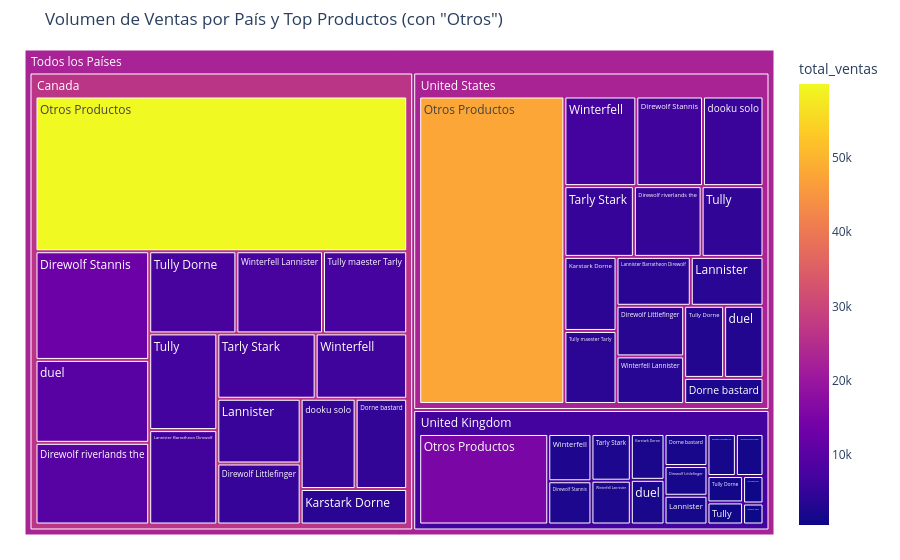

Write notebook code for a chart like this one.
### Markdown cell above
## Ejercicio 6: Tres variables.

### Code cell
# Hago un merge para tener las transacciones, los productos y su pais:

df_productos_pais = pd.merge(df_transacciones_exitosas_pais, df_products_transactions,
                     left_on='id_x', right_on='transaction_id',
                     how='inner')

df_nombre_productos_pais = pd.merge(df_productos_pais, df_products,
                                    left_on='product_id', right_on= 'id',
                                    how='inner')


# Creamos un df con todos los datos que interesan:
df_ventas_productos_pais = df_nombre_productos_pais.groupby(['country', 'product_name'], as_index = False).agg(total_ventas=('amount', 'sum'))


# Creamos una variable que contenga el topN de productos mas vendidos por pais:
N = 15
top_N = df_ventas_productos_pais.groupby('country', group_keys=False).head(N)


# Creamos otra variable con el resto de productos y una clave única para cada fila (país + producto) en un TEMPORAL df_productos
df_productos_temp = df_ventas_productos_pais.copy() # Trabajar en una copia para la creación de 'key'

df_productos_temp['key'] = df_productos_temp['country'].astype(str) + '_' + df_productos_temp['product_name'].astype(str)
top_N['key'] = top_N['country'].astype(str) + '_' + top_N['product_name'].astype(str) # Asegurarse que top_N también tenga 'key'

# Identificamos las claves que están en el Top N
top_N_keys = top_N['key'].tolist()

# Filtramos df_productos para obtener solo las filas cuyas claves NO están en top_N_keys
otros_productos = df_productos_temp[~df_productos_temp['key'].isin(top_N_keys)]

# Eliminamos la columna 'key' auxiliar, ya no la necesitamos
top_N = top_N.drop(columns=['key'])
otros_productos = otros_productos.drop(columns=['key'])

# Agrupamos por país y sumamos las ventas de los productos "Otros"
ventas_otros_por_pais = otros_productos.groupby('country')['total_ventas'].sum().reset_index()

# Añadimos la columna 'product_name' con el valor 'Otros'
ventas_otros_por_pais['product_name'] = 'Otros Productos'


# unificar ambos df
# Usamos pd.concat para unir los dos DataFrames verticalmente
df_final_treemap = pd.concat([top_N, ventas_otros_por_pais], ignore_index=True)

# Ordenar por país y luego por ventas descendentes.
df_final_treemap = df_final_treemap.sort_values(by=['country', 'total_ventas'], ascending=[True, False])

# El gráfico:
fig = px.treemap(df_final_treemap,
                 path=[px.Constant("Todos los Países"), 'country', 'product_name'], # Jerarquía
                 values='total_ventas',                 
                 color='total_ventas',                   
                title='Volumen de Ventas por País y Top Productos (con "Otros")',
                 hover_data={'total_ventas': ':.2s'}
                )

fig.update_layout(margin = dict(t=50, l=25, r=25, b=25)) # Ajustar márgenes
fig.show()

### Figure 1 — Plotly figure (JSON) as saved in the notebook; plotly's stock layout.template omitted (floating-point values rounded to 4 significant figures)
{"data": [{"branchvalues": "total", "customdata": [[59970.0], [12890.0], [9831.0], [9683.0], [7468.0], [7421.0], [7215.0], [6866.0], [6705.0], [6701.0], [6239.0], [5626.0], [5300.0], [5174.0], [4854.0], [3944.0], [15190.0], [2655.0], [2427.0], [2392.0], [2243.0], [2010.0], [1959.0], [1790.0], [1660.0], [1606.0], [1553.0], [1510.0], [1223.0], [1022.0], [729.4], [557.3], [47860.0], [6913.0], [6408.0], [5811.0], [5273.0], [5140.0], [4697.0], [4142.0], [4083.0], [3893.0], [3812.0], [3669.0], [3451.0], [3089.0], [3046.0], [2217.0], [26630.0], [6885.0], [22920.0], [22810.0]], "domain": {"x": [0, 1], "y": [0, 1]}, "hovertemplate": "labels=%{label}<br>total_ventas_sum=%{value}<br>parent=%{parent}<br>id=%{id}<br>total_ventas=%{color:.2s}<extra></extra>", "ids": ["Todos los Países/Canada/Otros Productos", "Todos los Países/Canada/Direwolf Stannis", "Todos los Países/Canada/duel", "Todos los Países/Canada/Direwolf riverlands the", "Todos los Países/Canada/Tully Dorne", "Todos los Países/Canada/Winterfell Lannister", "Todos los Países/Canada/Tully maester Tarly", "Todos los Países/Canada/Tully", "Todos los Países/Canada/Lannister Barratheon Direwolf", "Todos los Países/Canada/Tarly Stark", "Todos los Países/Canada/Winterfell", "Todos los Países/Canada/Lannister", "Todos los Países/Canada/Direwolf Littlefinger", "Todos los Países/Canada/dooku solo", "Todos los Países/Canada/Dorne bastard", "Todos los Países/Canada/Karstark Dorne", "Todos los Países/United Kingdom/Otros Productos", "Todos los Países/United Kingdom/Winterfell", "Todos los Países/United Kingdom/Direwolf Stannis", "Todos los Países/United Kingdom/Tarly Stark", "Todos los Países/United Kingdom/Winterfell Lannister", "Todos los Países/United Kingdom/Karstark Dorne", "Todos los Países/United Kingdom/duel", "Todos los Países/United Kingdom/Dorne bastard", "Todos los Países/United Kingdom/Direwolf Littlefinger", "Todos los Países/United Kingdom/Lannister", "Todos los Países/United Kingdom/Direwolf riverlands the", "Todos los Países/United Kingdom/Lannister Barratheon Direwolf", "Todos los Países/United Kingdom/Tully Dorne", "Todos los Países/United Kingdom/Tully", "Todos los Países/United Kingdom/Tully maester Tarly", "Todos los Países/United Kingdom/dooku solo", "Todos los Países/United States/Otros Productos", "Todos los Países/United States/Winterfell", "Todos los Países/United States/Direwolf Stannis", "Todos los Países/United States/dooku solo", "Todos los Países/United States/Tarly Stark", "Todos los Países/United States/Direwolf riverlands the", "Todos los Países/United States/Tully", "Todos los Países/United States/Karstark Dorne", "Todos los Países/United States/Tully maester Tarly", "Todos los Países/United States/Lannister Barratheon Direwolf", "Todos los Países/United States/Lannister", "Todos los Países/United States/Direwolf Littlefinger", "Todos los Países/United States/Winterfell Lannister", "Todos los Países/United States/Tully Dorne", "Todos los Países/United States/duel", "Todos los Países/United States/Dorne bastard", "Todos los Países/Canada", "Todos los Países/United Kingdom", "Todos los Países/United States", "Todos los Países"], "labels": ["Otros Productos", "Direwolf Stannis", "duel", "Direwolf riverlands the", "Tully Dorne", "Winterfell Lannister", "Tully maester Tarly", "Tully", "Lannister Barratheon Direwolf", "Tarly Stark", "Winterfell", "Lannister", "Direwolf Littlefinger", "dooku solo", "Dorne bastard", "Karstark Dorne", "Otros Productos", "Winterfell", "Direwolf Stannis", "Tarly Stark", "Winterfell Lannister", "Karstark Dorne", "duel", "Dorne bastard", "Direwolf Littlefinger", "Lannister", "Direwolf riverlands the", "Lannister Barratheon Direwolf", "Tully Dorne", "Tully", "Tully maester Tarly", "dooku solo", "Otros Productos", "Winterfell", "Direwolf Stannis", "dooku solo", "Tarly Stark", "Direwolf riverlands the", "Tully", "Karstark Dorne", "Tully maester Tarly", "Lannister Barratheon Direwolf", "Lannister", "Direwolf Littlefinger", "Winterfell Lannister", "Tully Dorne", "duel", "Dorne bastard", "Canada", "United Kingdom", "United States", "Todos los Países"], "marker": {"coloraxis": "coloraxis", "colors": [59970.0, 12890.0, 9831.0, 9683.0, 7468.0, 7421.0, 7215.0, 6866.0, 6705.0, 6701.0, 6239.0, 5626.0, 5300.0, 5174.0, 4854.0, 3944.0, 15190.0, 2655.0, 2427.0, 2392.0, 2243.0, 2010.0, 1959.0, 1790.0, 1660.0, 1606.0, 1553.0, 1510.0, 1223.0, 1022.0, 729.4, 557.3, 47860.0, 6913.0, 6408.0, 5811.0, 5273.0, 5140.0, 4697.0, 4142.0, 4083.0, 3893.0, 3812.0, 3669.0, 3451.0, 3089.0, 3046.0, 2217.0, 26630.0, 6885.0, 22920.0, 22810.0]}, "name": "", "parents": ["Todos los Países/Canada", "Todos los Países/Canada", "Todos los Países/Canada", "Todos los Países/Canada", "Todos los Países/Canada", "Todos los Países/Canada", "Todos los Países/Canada", "Todos los Países/Canada", "Todos los Países/Canada", "Todos los Países/Canada", "Todos los Países/Canada", "Todos los Países/Canada", "Todos los Países/Canada", "Todos los Países/Canada", "Todos los Países/Canada", "Todos los Países/Canada", "Todos los Países/United Kingdom", "Todos los Países/United Kingdom", "Todos los Países/United Kingdom", "Todos los Países/United Kingdom", "Todos los Países/United Kingdom", "Todos los Países/United Kingdom", "Todos los Países/United Kingdom", "Todos los Países/United Kingdom", "Todos los Países/United Kingdom", "Todos los Países/United Kingdom", "Todos los Países/United Kingdom", "Todos los Países/United Kingdom", "Todos los Países/United Kingdom", "Todos los Países/United Kingdom", "Todos los Países/United Kingdom", "Todos los Países/United Kingdom", "Todos los Países/United States", "Todos los Países/United States", "Todos los Países/United States", "Todos los Países/United States", "Todos los Países/United States", "Todos los Países/United States", "Todos los Países/United States", "Todos los Países/United States", "Todos los Países/United States", "Todos los Países/United States", "Todos los Países/United States", "Todos los Países/United States", "Todos los Países/United States", "Todos los Países/United States", "Todos los Países/United States", "Todos los Países/United States", "Todos los Países", "Todos los Países", "Todos los Países", ""], "type": "treemap", "values": [59970.0, 12890.0, 9831.0, 9683.0, 7468.0, 7421.0, 7215.0, 6866.0, 6705.0, 6701.0, 6239.0, 5626.0, 5300.0, 5174.0, 4854.0, 3944.0, 15190.0, 2655.0, 2427.0, 2392.0, 2243.0, 2010.0, 1959.0, 1790.0, 1660.0, 1606.0, 1553.0, 1510.0, 1223.0, 1022.0, 729.4, 557.3, 47860.0, 6913.0, 6408.0, 5811.0, 5273.0, 5140.0, 4697.0, 4142.0, 4083.0, 3893.0, 3812.0, 3669.0, 3451.0, 3089.0, 3046.0, 2217.0, 165900.0, 40530.0, 113500.0, 319900.0]}], "layout": {"coloraxis": {"colorbar": {"title": {"text": "total_ventas"}}, "colorscale": [[0, "#0d0887"], [0.1111, "#46039f"], [0.2222, "#7201a8"], [0.3333, "#9c179e"], [0.4444, "#bd3786"], [0.5556, "#d8576b"], [0.6667, "#ed7953"], [0.7778, "#fb9f3a"], [0.8889, "#fdca26"], [1, "#f0f921"]]}, "legend": {"tracegroupgap": 0}, "margin": {"b": 25, "l": 25, "r": 25, "t": 50}, "title": {"text": "Volumen de Ventas por País y Top Productos (con \"Otros\")"}}}
